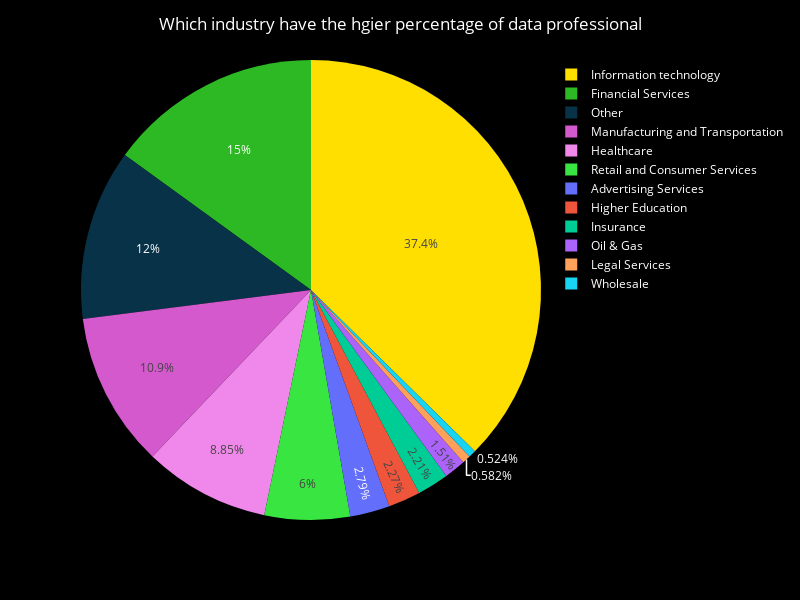

Write notebook code for a chart like this one.
### Code cell
fig=px.pie(data_frame=industry_df,values="Count",names="Industry")
fig=fig_style(fig=fig,title="Which industry have the hgier percentage of data professional",legend=True)
# fig.update_traces(marker_colors=color_list)
fig

### Figure 1 — Plotly figure (JSON) as saved in the notebook; plotly's stock layout.template omitted (floating-point values rounded to 4 significant figures)
{"data": [{"domain": {"x": [0, 1], "y": [0, 1]}, "hovertemplate": "Industry=%{label}<br>Count=%{value}<extra></extra>", "labels": ["Information technology", "Financial Services", "Other", "Manufacturing and Transportation", "Healthcare", "Retail and Consumer Services", "Advertising Services", "Higher Education", "Insurance", "Oil & Gas", "Legal Services", "Wholesale"], "legendgroup": "", "marker": {"colors": ["#FFDF00", "#2db923", "#083248", "#d459cd", "#f088eb", "#39e641"]}, "name": "", "showlegend": true, "type": "pie", "values": [642, 258, 206, 187, 152, 103, 48, 39, 38, 26, 10, 9]}], "layout": {"font": {"color": "white"}, "height": 600, "legend": {"tracegroupgap": 0}, "margin": {"t": 60}, "paper_bgcolor": "black", "plot_bgcolor": "black", "showlegend": true, "title": {"font": {"color": "white"}, "text": "Which industry have the hgier percentage of data professional", "x": 0.5}, "width": 800}}
